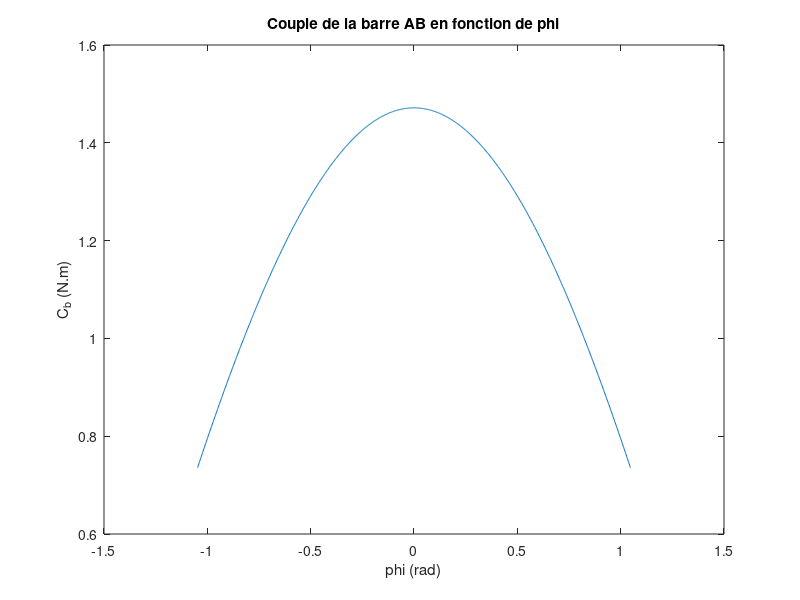

Recreate this plot in MATLAB.
clc
clear all
close all

min_x = -pi/3;
max_x = pi/3;
nb_points = 1024;
dt = (max_x - min_x)/nb_points;

phi = min_x:dt:max_x;

l_1 = 0.25;
g=9.81;
m_ab = 1;
m_a = 0.1;

C_b = g*l_1*(m_ab/2 + m_a)*cos(phi);

figure(1)
plot(phi, C_b)
title('Couple de la barre AB en fonction de phi')
xlabel('phi (rad)')
ylabel('C_b (N.m)')